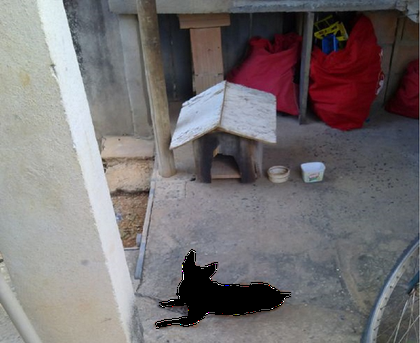
%> input picture assignment_3_computational_photography/images_pyramid_b/bob_mask_6.png, 420 x 343 px, shrunk from 979 x 800 before the run
$ octave Pyramid_compositing_b.m   (GNU Octave 9; MATLAB toolbox functions it lacks are replaced by stand-ins)
%> lines starting %> are read from the running program, lines starting %| are printed output that depends on the picture; in (x1, y1, x2, y2) boxes, pixels count from 0 and x2, y2 are one past the last pixel; in counts of white or black regions, pixels touching at a corner belong together; the program's own positions count from 1

clc;
clear all;
close all;

%--------------------------------------------------------------------------
%load images

%im_left  = im2double(imread('images_pyramid_b/sun_in_sky.jpg'));
%im_left  = im2double(imread('images_pyramid_b/images_sun.jpg'));
im_left  = im2double(imread('images_pyramid_b/bob_mask_6.png'));
mask0    = im2double(imread('images_pyramid/mask_00.png'));
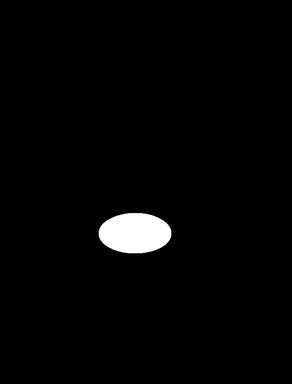
%> input picture assignment_3_computational_photography/images_pyramid/mask_00.png, 292 x 384 px, shrunk from 680 x 896 before the run

im_left = rgb2gray(im_left);
%> im_left: size 343x420 double
[w h] = size(im_left);
%> w = 343; h = 420
mask0 = zeros(w, h, 1);
trashold = 0.98;
for j = 1: w
    for i = 1: h
        if im_left(j,i) ~= 0
            mask0(j,i) =  0;
        else
            mask0(j,i) =  1;
        end;
    end;
end;
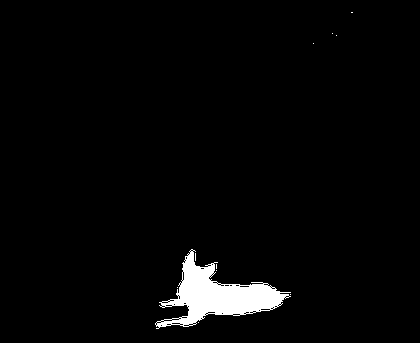
%> mask0: size 343x420 double; values 0 (black) and 1 (white), 2.8% white; 11 white regions (10 under 20 px), largest, box (x1, y1, x2, y2) and area: (155, 249, 291, 329) 3994
%im_right  = im2double(imread('images_pyramid_b/sun_in_sky.jpg'));
%im_right  = im2double(imread('images_pyramid_b/images_sun.jpg'));
im_right  = im2double(imread('images_pyramid_b/bob3.jpg'));
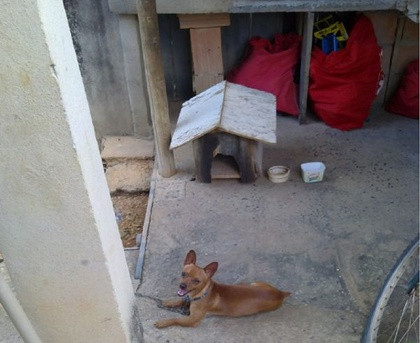
%> input picture assignment_3_computational_photography/images_pyramid_b/bob3.jpg, 420 x 343 px, shrunk from 979 x 800 before the run
%im_left = im2double(imread('images_pyramid_b/poa_at_night.jpg'));
im_left = im2double(imread('images_pyramid_b/poa_night.jpg'));
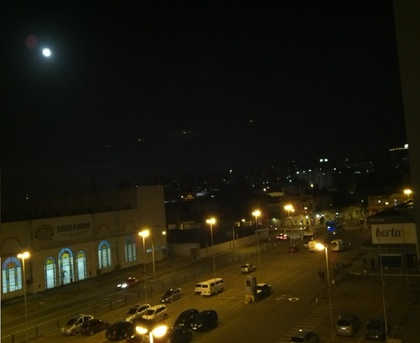
%> input picture assignment_3_computational_photography/images_pyramid_b/poa_night.jpg, 420 x 343 px, shrunk from 979 x 800 before the run
%> im_left: size 343x420x3 double
%imshow(mask0);
%imtool(im_left);

im_right = im_right - 0.15;
%im_right = im_right - 0.25;
%imshow(im_right);

if size(im_left) ~= size(im_right)
    disp('error images sizes are different');
    return;
end;

%mask = mask0(:,:,1); %force monocrome
mask = mask0; %force monocrome

if size(im_left,1) ~= size(mask,1) |  size(im_left,2) ~= size(mask,2)
    disp('error mask and images sizes are different');
    return;
end;

[R C CH] = size(im_left);
%> R = 343; C = 420; CH = 3

%--------------------------------------------------------------------------
%simple merge

for k = 1:CH
    im_seam(:,:,k) = mask(:,:) .* im_right(:,:,k) + (1-mask(:,:)) .* im_left(:,:,k);
end;

%--------------------------------------------------------------------------
%sequence merge

Gaussian_filter = fspecial('gaussian', 40, 3);
Levels = 20;

%..........................................................................
%declare images

im_left_gaussian  = zeros(R,C, CH, Levels);
im_left_laplacian = zeros(R,C, CH, Levels);

im_right_gaussian = zeros(R,C, CH, Levels);
im_left_laplacian = zeros(R,C, CH, Levels);

mask_gaussian     = zeros(R,C, Levels);
im_temp           = zeros(R,C, CH, Levels);
im_out            = zeros(R,C, CH);

%..........................................................................
%Build gaussian and Laplacian sequences

%copy images to first gaussian sequence positions
im_left_gaussian (:,:,:,1) = im_left (:,:,:);
im_right_gaussian(:,:,:,1) = im_right(:,:,:);
mask_gaussian    (:,:,1)   = mask    (:,:);

%mask gaussian sequence
for Level = 2:Levels
    mask_gaussian    (:,:,Level) = imfilter(mask_gaussian (:,:,Level-1), Gaussian_filter, 'replicate');
end;
%imshow(mask_gaussian(:,:,20));


for k = 1:CH

    %images gaussian sequences
    for Level = 2:Levels
        im_left_gaussian (:,:,k,Level) = imfilter(im_left_gaussian  (:,:,k,Level-1), Gaussian_filter, 'replicate');
        im_right_gaussian(:,:,k,Level) = imfilter(im_right_gaussian (:,:,k,Level-1), Gaussian_filter, 'replicate');
    end;
    %imshow(im_right_gaussian(:,:,:,20));

    %images laplacian sequences
    for Level = 1:Levels-1
        im_left_laplacian (:,:,k,Level) =  im_left_gaussian(:,:,k,Level)  - im_left_gaussian (:,:,k,Level+1);
        im_right_laplacian(:,:,k,Level) =  im_right_gaussian(:,:,k,Level) - im_right_gaussian(:,:,k,Level+1);
    end;

    %add last gaussian to laplacian sequence
    im_left_laplacian (:,:,k,Levels) =  im_left_gaussian (:,:,k,Levels);
    im_right_laplacian(:,:,k,Levels) =  im_right_gaussian(:,:,k,Levels);
    %imshow(im_right_laplacian(:,:,:,20));
end;

%..........................................................................
%blend

im_out            = zeros(R,C, CH);

for k = 1:CH
    for Level = 1:Levels
        im_out(:,:,k) = im_out(:,:,k) + ...
                 mask_gaussian(:,:,Level)  .* im_right_laplacian(:,:,k,Level) + ...
            (1 - mask_gaussian(:,:,Level)) .* im_left_laplacian (:,:,k,Level);
    end;
end;
%imshow(im_out(:,:,:));

%--------------------------------------------------------------------------
%..........................................................................
%..........................................................................
%..........................................................................
%..........................................................................
%..........................................................................
%..........................................................................
%..........................................................................


%im_left  = im2double(imread('images_pyramid_b/sun_in_sky.jpg'));
%im_left  = im2double(imread('images_pyramid_b/images_sun.jpg'));
im_left  = im2double(imread('images_pyramid_b/sun_mask_3.jpg'));
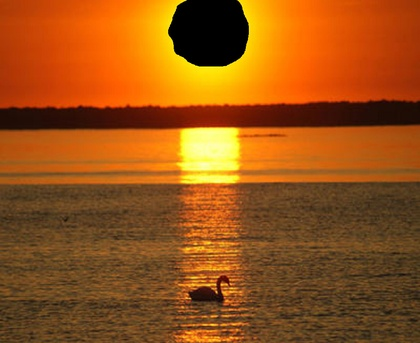
%> input picture assignment_3_computational_photography/images_pyramid_b/sun_mask_3.jpg, 420 x 343 px, shrunk from 979 x 800 before the run

im_left = rgb2gray(im_left);
%> im_left: size 343x420 double
[w h] = size(im_left);
mask0 = zeros(w, h, 1);
% [13 lines of commented-out code are left out]
for j = 1: w
    for i = 1: h
        if im_left(j,i) == 0
            mask0(j,i) =  1;
        else
            mask0(j,i) =  0;
        end;
    end;
end;
%> mask0: size 343x420 double; values 0 (black) and 1 (white), 2.2% white; 32 white regions (31 under 20 px), largest, box (x1, y1, x2, y2) and area: (174, 0, 243, 64) 3055

%im_right  = im2double(imread('images_pyramid_b/images_sun.jpg'));
%im_right  = im2double(imread('images_pyramid_b/sun_in_sky.jpg'));
im_right  = im2double(imread('images_pyramid_b/sun.jpg'));
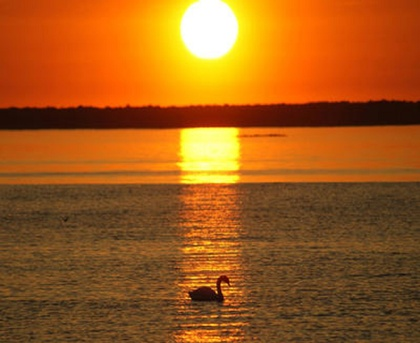
%> input picture assignment_3_computational_photography/images_pyramid_b/sun.jpg, 420 x 343 px, shrunk from 979 x 800 before the run
im_left = im_out;

% [6 lines of commented-out code are left out]

if size(im_left) ~= size(im_right)
    disp('error images sizes are different');
    return;
end;

%mask = mask0(:,:,1); %force monocrome
mask = mask0; %force monocrome

if size(im_left,1) ~= size(mask,1) |  size(im_left,2) ~= size(mask,2)
    disp('error mask and images sizes are different');
    return;
end;

[R C CH] = size(im_left);

%--------------------------------------------------------------------------
%simple merge

for k = 1:CH
    im_seam(:,:,k) = mask(:,:) .* im_right(:,:,k) + (1-mask(:,:)) .* im_left(:,:,k);
end;

%--------------------------------------------------------------------------
%sequence merge

Gaussian_filter = fspecial('gaussian', 40, 3);
Levels = 20;

%..........................................................................
%declare images

im_left_gaussian  = zeros(R,C, CH, Levels);
im_left_laplacian = zeros(R,C, CH, Levels);

im_right_gaussian = zeros(R,C, CH, Levels);
im_left_laplacian = zeros(R,C, CH, Levels);

mask_gaussian     = zeros(R,C, Levels);
im_temp           = zeros(R,C, CH, Levels);
im_out            = zeros(R,C, CH);

%..........................................................................
%Build gaussian and Laplacian sequences

%copy images to first gaussian sequence positions
im_left_gaussian (:,:,:,1) = im_left (:,:,:);
im_right_gaussian(:,:,:,1) = im_right(:,:,:);
mask_gaussian    (:,:,1)   = mask    (:,:);

%mask gaussian sequence
for Level = 2:Levels
    mask_gaussian    (:,:,Level) = imfilter(mask_gaussian (:,:,Level-1), Gaussian_filter, 'replicate');
end;
%imshow(mask_gaussian(:,:,20));


for k = 1:CH

    %images gaussian sequences
    for Level = 2:Levels
        im_left_gaussian (:,:,k,Level) = imfilter(im_left_gaussian  (:,:,k,Level-1), Gaussian_filter, 'replicate');
        im_right_gaussian(:,:,k,Level) = imfilter(im_right_gaussian (:,:,k,Level-1), Gaussian_filter, 'replicate');
    end;
    %imshow(im_right_gaussian(:,:,:,20));

    %images laplacian sequences
    for Level = 1:Levels-1
        im_left_laplacian (:,:,k,Level) =  im_left_gaussian(:,:,k,Level)  - im_left_gaussian (:,:,k,Level+1);
        im_right_laplacian(:,:,k,Level) =  im_right_gaussian(:,:,k,Level) - im_right_gaussian(:,:,k,Level+1);
    end;

    %add last gaussian to laplacian sequence
    im_left_laplacian (:,:,k,Levels) =  im_left_gaussian (:,:,k,Levels);
    im_right_laplacian(:,:,k,Levels) =  im_right_gaussian(:,:,k,Levels);
    %imshow(im_right_laplacian(:,:,:,20));
end;

%..........................................................................
%blend

im_out            = zeros(R,C, CH);

for k = 1:CH
    for Level = 1:Levels
        im_out(:,:,k) = im_out(:,:,k) + ...
                 mask_gaussian(:,:,Level)  .* im_right_laplacian(:,:,k,Level) + ...
            (1 - mask_gaussian(:,:,Level)) .* im_left_laplacian (:,:,k,Level);
    end;
end;
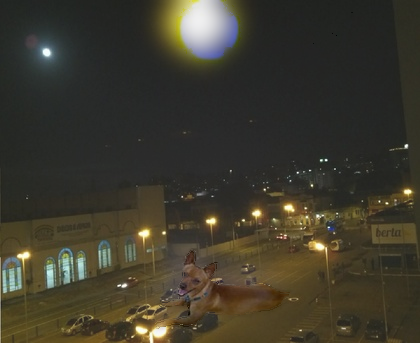
%> im_out: size 343x420x3 double; mean R, G, B 0.144, 0.128, 0.0712; drawn with min black and max white
%imshow(im_out(:,:,:));
imshow(im_out);

%..........................................................................
%..........................................................................
%..........................................................................
%..........................................................................
%..........................................................................
%..........................................................................
%..........................................................................

%{
figure;
subplot(2,2,1); imshow(im_left);
subplot(2,2,2); imshow(im_right);
subplot(2,2,3); imshow(im_seam);
subplot(2,2,4); imshow(im_out);

figure;
imshow(im_out);
imshow(mask_gaussian);
%}
